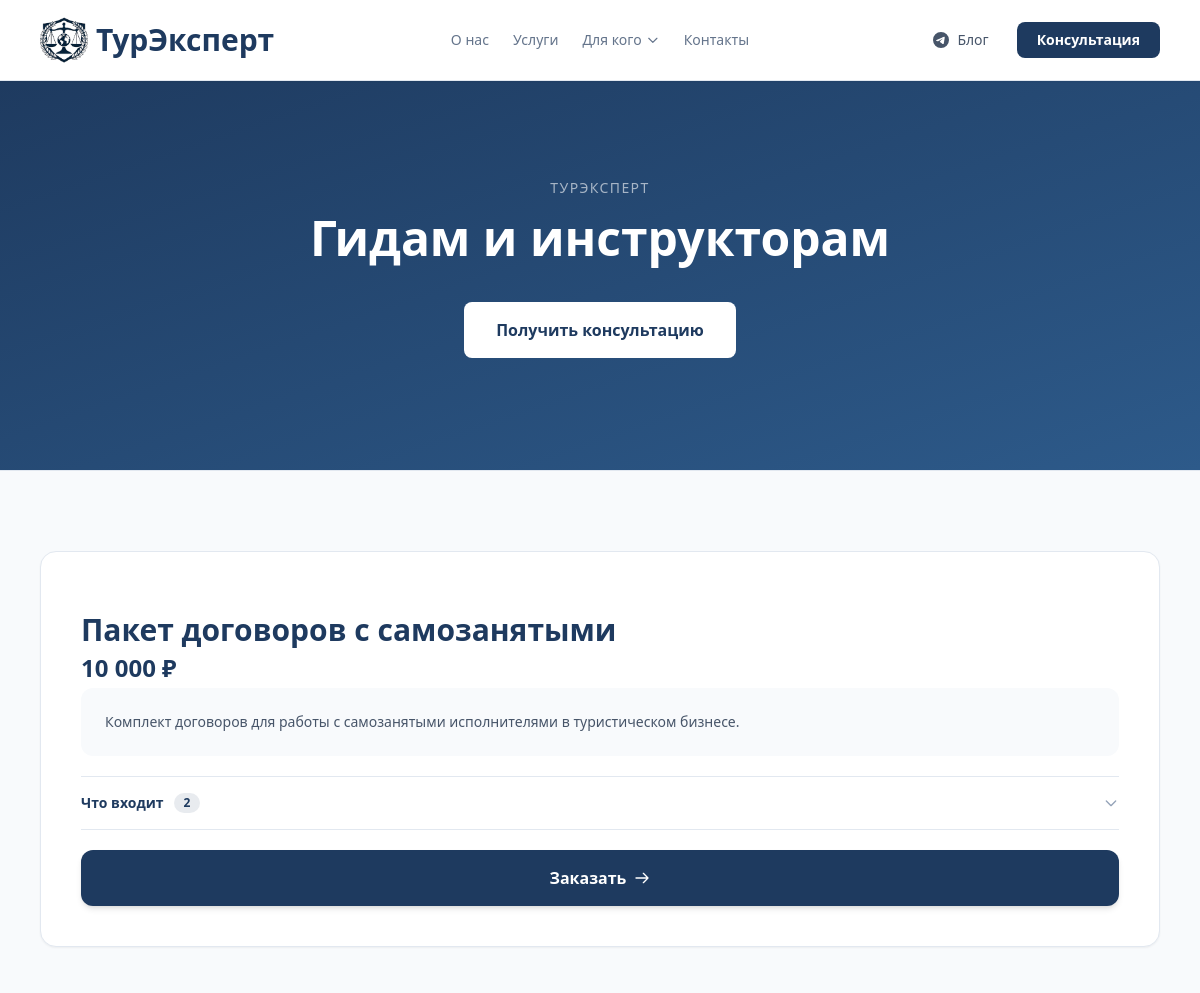
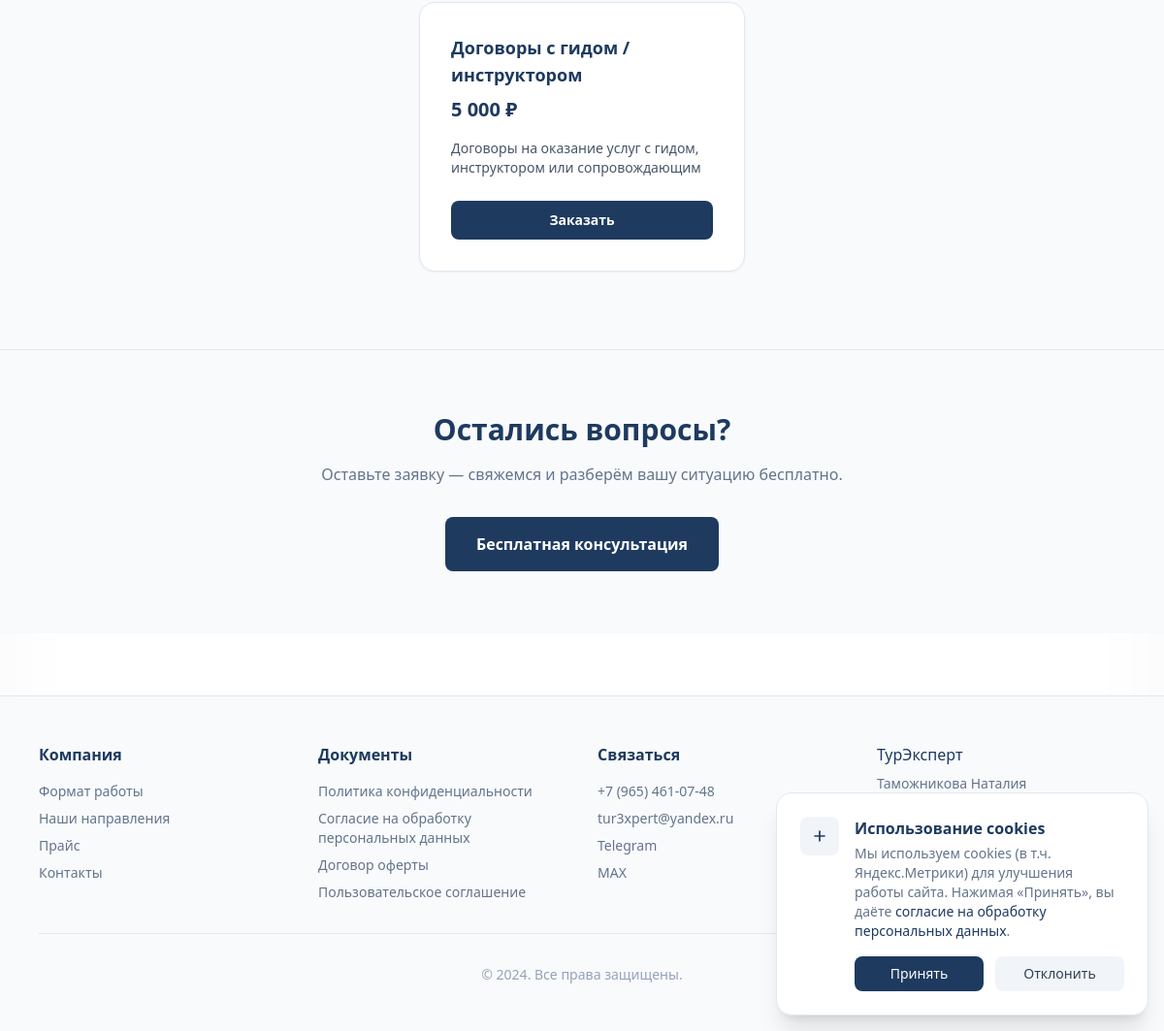
Page /dlya/gidam-i-instruktoram/ on the committed database (2 pictures, top to bottom).
### core/models.py (models this page shows, shortened)
class AudiencePage(models.Model):
    slug = models.SlugField("URL (slug)", unique=True, allow_unicode=True)
    title = models.CharField("Заголовок", max_length=200)
    subtitle = models.CharField("Подзаголовок", max_length=400, blank=True)
    content = models.TextField("Основной текст", blank=True)
    meta_description = models.CharField("Meta description (SEO)", max_length=300, blank=True)
    is_published = models.BooleanField("Опубликована", default=False)
    order = models.PositiveIntegerField("Порядок в меню", default=0)
    class Meta:
        verbose_name = "Страница аудитории"
        verbose_name_plural = "Страницы аудиторий"
        ordering = ['order']

class PriceCard(models.Model):
    CARD_TYPES = (
        ('wide', 'Широкая'),
        ('thin', 'Тонкая'),
    )
    title = models.CharField(max_length=200, verbose_name="Название услуги")
    price_display = models.CharField(max_length=100, verbose_name="Цена (текст)")
    description = models.TextField(blank=True, verbose_name="Описание")
    button_text = models.CharField(max_length=50, default="Заказать", verbose_name="Текст кнопки")
    is_highlighted = models.BooleanField(default=False, verbose_name="Выделенная карточка")
    icon_svg = models.TextField(blank=True, null=True, verbose_name="SVG иконка (код)")
    card_type = models.CharField(max_length=10, choices=CARD_TYPES, default='thin', verbose_name="Тип карточки")
    detail_page = models.ForeignKey(
        InfoPage, on_delete=models.SET_NULL, blank=True, null=True,
        verbose_name="Страница подробнее"
    )
    audience = models.ForeignKey(
        AudiencePage, on_delete=models.SET_NULL, blank=True, null=True,
        verbose_name="Страница аудитории"
    )
    order = models.PositiveIntegerField(default=0, verbose_name="Порядок")
    class Meta:
        verbose_name = "Ценовая карточка"
        verbose_name_plural = "Ценовые карточки"
        ordering = ['order']

### core/views.py (the view)
# urls.py: path('dlya/<slug:slug>/', views.audience_page, name='audience_page'),
def audience_page(request, slug):
    page = get_object_or_404(AudiencePage, slug=slug, is_published=True)
    context = {
        'page': page,
        'wide_cards': PriceCard.objects.filter(card_type='wide', audience=page),
        'thin_cards': PriceCard.objects.filter(card_type='thin', audience=page),
        'info_cards': InfoCard.objects.filter(audience=page),
    }
    return render(request, 'core/audience.html', context)

### core/templates/core/audience.html (shortened to what this page needs)
{% extends 'base.html' %}
{% load static %}
{% block content %}
<section class="relative bg-gradient-to-br from-[#1e3a5f] to-[#2d5a8a] py-20 md:py-28">
    <div class="max-w-4xl mx-auto px-4 text-center">
        <p class="text-white/60 text-sm uppercase tracking-widest mb-4">ТурЭксперт</p>
        <h1 class="text-4xl md:text-5xl font-bold text-white mb-6">{{ page.title }}</h1>
        <div class="mt-10">
            <a href="#" onclick="openModal(); return false;" class="inline-flex items-center justify-center px-8 py-4 bg-white text-[#1e3a5f] hover:bg-white/90 font-semibold rounded-lg transition-colors">
                Получить консультацию
            </a>
        </div>
    </div>
</section>
{% if wide_cards or thin_cards or info_cards %}
<section class="py-20 bg-slate-50 border-t border-slate-200">
    <div class="max-w-6xl mx-auto px-4">
        {% if wide_cards %}
        <div class="grid grid-cols-1 gap-8 mb-12">
            {% for card in wide_cards %}
            {% with items=card.accordion_items.all %}
            <div class="rounded-2xl p-8 md:p-10 shadow-sm hover:shadow-lg transition-all duration-300 flex flex-col {% if card.is_highlighted %}text-white{% else %}text-slate-900 border border-slate-200 bg-white{% endif %}"
                 {% if card.is_highlighted %}style="background:linear-gradient(160deg,#2d5a8a 0%,#1e3a5f 55%,#152c4a 100%);box-shadow:0 26px 60px -26px rgba(30,58,95,.65),inset 0 1px 0 rgba(255,255,255,.07)"{% endif %}>
                <h3 class="text-2xl md:text-3xl font-bold {% if card.is_highlighted %}text-white{% else %}text-[#1e3a5f]{% endif %} mb-1 leading-tight">{{ card.title }}</h3>
                <p class="text-2xl font-bold {% if card.is_highlighted %}text-white{% else %}text-[#1e3a5f]{% endif %} mb-1">{{ card.price_display }}</p>
                {% if card.description %}
                <div class="{% if card.is_highlighted %}bg-white/10{% else %}bg-slate-50{% endif %} rounded-xl p-6 mb-5 text-sm {% if card.is_highlighted %}text-white/80{% else %}text-slate-600{% endif %}">
                    {{ card.description|linebreaks }}
                </div>
                {% else %}
                <div class="mb-5"></div>
                {% endif %}
                {% if card.detail_page %}
                <div class="mt-auto pt-5">
                    <a href="{% url 'info_page' slug=card.detail_page.slug %}" class="w-full inline-flex items-center justify-center gap-2 px-8 py-4 {% if card.is_highlighted %}bg-white text-[#1e3a5f] hover:bg-white/90{% else %}bg-[#1e3a5f] text-white hover:bg-[#2d5a8a]{% endif %} font-bold rounded-xl transition-all duration-200 hover:-translate-y-0.5 shadow-md hover:shadow-lg">
                        Подробнее
                        <svg class="w-4 h-4" fill="none" stroke="currentColor" viewBox="0 0 24 24">
                            <path stroke-linecap="round" stroke-linejoin="round" stroke-width="2" d="M14 5l7 7m0 0l-7 7m7-7H3"/>
                        </svg>
                    </a>
                </div>
                {% else %}
                <hr class="{% if card.is_highlighted %}border-white/15{% else %}border-slate-200{% endif %} mb-0">
                {% if items %}
                <div class="pkg-acc">
                    <button type="button" class="pkg-acc-btn w-full flex items-center justify-between py-4 text-left">
                        <span class="flex items-center gap-2.5 text-sm font-bold {% if card.is_highlighted %}text-white{% else %}text-[#1e3a5f]{% endif %}">
                            Что входит
                            <span class="text-xs font-bold px-2.5 py-0.5 rounded-full {% if card.is_highlighted %}bg-white/15 text-white/90{% else %}bg-[#1e3a5f]/10 text-[#1e3a5f]{% endif %}">{{ items|length }}</span>
                        </span>
                        <svg class="pkg-acc-chev w-4 h-4 flex-shrink-0 {% if card.is_highlighted %}text-white/50{% else %}text-slate-400{% endif %}" fill="none" stroke="currentColor" viewBox="0 0 24 24">
                            <path stroke-linecap="round" stroke-linejoin="round" stroke-width="2" d="M19 9l-7 7-7-7"/>
                        </svg>
                    </button>
                </div>
                <hr class="{% if card.is_highlighted %}border-white/15{% else %}border-slate-200{% endif %} mb-5">
                {% else %}
                <div class="mb-5"></div>
                {% endif %}
                <div class="mt-auto">
                    <a href="#" onclick="openModal(); return false;" class="w-full inline-flex items-center justify-center gap-2 px-8 py-4 {% if card.is_highlighted %}bg-white text-[#1e3a5f] hover:bg-white/90{% else %}bg-[#1e3a5f] text-white hover:bg-[#2d5a8a]{% endif %} font-bold rounded-xl transition-all duration-200 hover:-translate-y-0.5 shadow-md hover:shadow-lg">
                        {{ card.button_text }}
                        <svg class="w-4 h-4" fill="none" stroke="currentColor" viewBox="0 0 24 24">
                            <path stroke-linecap="round" stroke-linejoin="round" stroke-width="2" d="M14 5l7 7m0 0l-7 7m7-7H3"/>
                        </svg>
                    </a>
                </div>
                {% endif %}
            </div>
            {% endwith %}
            {% endfor %}
        </div>
        {% endif %}
        {% if thin_cards or info_cards %}
        <div class="flex flex-wrap justify-center gap-6">
            {% for card in thin_cards %}
            <div class="w-full md:w-[45%] lg:w-[30%] bg-white rounded-2xl p-8 border border-slate-200 shadow-sm hover:shadow-lg hover:-translate-y-1 transition-all duration-300 flex flex-col">
                <h4 class="text-lg font-bold text-[#1e3a5f] mb-2">{{ card.title }}</h4>
                <p class="text-xl font-bold text-[#1e3a5f] mb-4">{{ card.price_display }}</p>
                <div class="text-sm text-slate-600 mb-6 flex-grow">{{ card.description|linebreaks }}</div>
                {% if card.detail_page %}
                <a href="{% url 'info_page' slug=card.detail_page.slug %}" class="w-full text-center px-4 py-2.5 bg-[#1e3a5f] hover:bg-[#2d5a8a] text-white text-sm font-semibold rounded-lg transition-colors mt-auto">
                    Подробнее
                    <svg class="inline w-4 h-4 ml-1" fill="none" stroke="currentColor" viewBox="0 0 24 24">
                        <path stroke-linecap="round" stroke-linejoin="round" stroke-width="2" d="M14 5l7 7m0 0l-7 7m7-7H3"/>
                    </svg>
                </a>
                {% else %}
                <a href="#" onclick="openModal(); return false;" class="w-full text-center px-4 py-2.5 bg-[#1e3a5f] hover:bg-[#2d5a8a] text-white text-sm font-semibold rounded-lg transition-colors mt-auto">
                    {{ card.button_text }}
                </a>
                {% endif %}
            </div>
            {% endfor %}
        </div>
        {% endif %}
    </div>
</section>
{% endif %}
<section class="py-16 bg-slate-50 border-t border-slate-200">
    <div class="max-w-2xl mx-auto px-4 text-center">
        <h2 class="text-2xl md:text-3xl font-bold text-[#1e3a5f] mb-4">Остались вопросы?</h2>
        <p class="text-slate-500 mb-8">Оставьте заявку — свяжемся и разберём вашу ситуацию бесплатно.</p>
        <a href="#" onclick="openModal(); return false;" class="inline-flex items-center justify-center px-8 py-4 bg-[#1e3a5f] hover:bg-[#2d5a8a] text-white font-semibold rounded-lg transition-colors">
            Бесплатная консультация
        </a>
    </div>
</section>
{% endblock %}

### theme/templates/base.html (style rules this page uses)
html { scroll-behavior: smooth; scroll-padding-top: 80px; }
* { -webkit-font-smoothing: antialiased; -moz-osx-font-smoothing: grayscale; }
body { box-shadow: inset 0 0 100px rgba(0,0,0,0.03); }
.rounded-xl { border-radius: 13px; }
.rounded-2xl { border-radius: 17px; }
.rounded-lg { border-radius: 7px; }

### core/templates/core/audience.html (style rules this page uses)
.pkg-acc-chev { transition:transform .3s cubic-bezier(.4,0,.2,1); }

### rows in the picture
AudiencePage: title "Гидам и инструкторам"
PriceCard: title "Пакет договоров с самозанятыми", price_display "10 000 ₽", description "Комплект договоров для работы с самозанятыми исполнителями в туристическом бизнесе.", is_highlighted False (drawn), accordion_items.all|length "2", button_text "Заказать"
PriceCard: title "Договоры с гидом / инструктором", price_display "5 000 ₽", description "Договоры на оказание услуг с гидом, инструктором или сопровождающим", button_text "Заказать"
